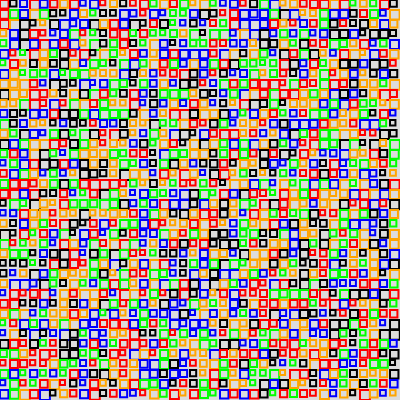
Frame 1 (no input)
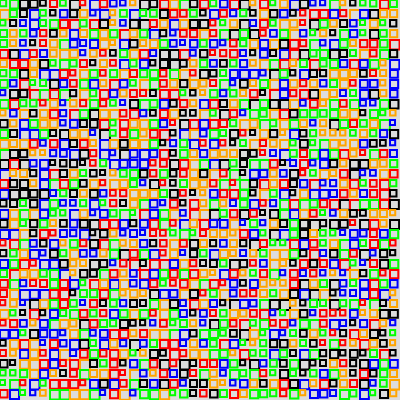
Frame 2 (the mouse pressed at the canvas centre, redrawn once)

The p5.js sketch that drew these frames (run headless with seeded random() and noise() and a simulated clock; the mouse was pressed at the canvas centre and the sketch redrawn once):

// p5.js sketch
// ── sketch.js
function setup() {
  createCanvas(400, 400);
  background(220);
  stroke(255);
  strokeWeight(2);
  noFill();
  noLoop();
}

function draw() {
  background(220);

  const gridSize = 10;
  const gridWidth = width / gridSize;
  const gridHeight = height / gridSize;

  for (let i = 0; i < gridWidth; i++) {
    for (let j = 0; j < gridHeight; j++) {
      const x = i * gridSize;
      const y = j * gridSize;
      const size = random(gridSize / 2, gridSize);

      const colors = [
        color(255, 165, 0),
        color(255, 0, 0), 
        color(0, 255, 0),
        color(0, 0, 255), 
        color(0, 0, 0), 
      ];
      const randomColor = random(colors);
      stroke(randomColor);

      rect(x, y, size, size);
    }
  }
}
